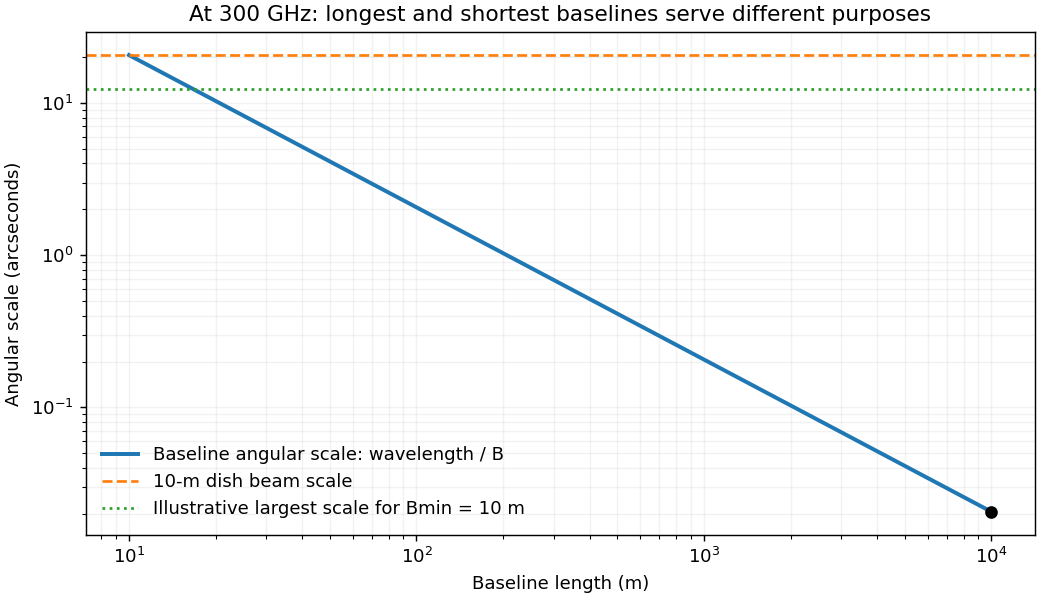

Python code for this plot:
"""Resolution and illustrative large-scale/primary-beam angular limits."""
from pathlib import Path
import matplotlib.pyplot as plt
import numpy as np


def main():
    wavelength = 299792458/3e11
    rad_to_arcsec = 180/np.pi*3600
    baseline = np.geomspace(10, 1e4, 601)
    fig, ax = plt.subplots(figsize=(8, 4.6), layout="constrained")
    ax.loglog(baseline, wavelength/baseline*rad_to_arcsec, lw=2.2, label="Baseline angular scale: wavelength / B")
    ax.axhline(wavelength/10*rad_to_arcsec, color="tab:orange", ls="--", label="10-m dish beam scale")
    ax.axhline(.6*wavelength/10*rad_to_arcsec, color="tab:green", ls=":", label="Illustrative largest scale for Bmin = 10 m")
    ax.plot(1e4, wavelength/1e4*rad_to_arcsec, "o", color="black")
    ax.set(xlabel="Baseline length (m)", ylabel="Angular scale (arcseconds)", title="At 300 GHz: longest and shortest baselines serve different purposes")
    ax.legend(loc="lower left", frameon=False); ax.grid(which="both", alpha=.16)
    fig.savefig(Path(__file__).with_suffix(".png").name, dpi=130, facecolor="white")
    plt.close(fig)


if __name__ == "__main__":
    main()
